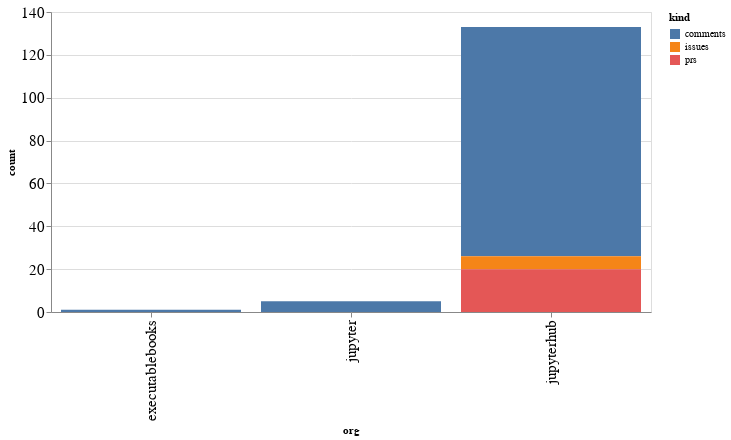

Notebook cell for this chart:
### Code cell
alt.Chart(org_summaries, width=600).mark_bar().encode(
    x='org',
    y='count',
    color='kind',
    tooltip="org"
)

### Figure 1 — Vega-Lite specification as saved in the notebook (floating-point values rounded to 4 significant figures)
{"config": {"axisLeft": {"labelFontSize": 15}, "axisBottom": {"labelFontSize": 15}}, "data": {"name": "data-195b442465f4559e49ffb0e06ee45fa4"}, "mark": "bar", "encoding": {"color": {"type": "nominal", "field": "kind"}, "tooltip": {"type": "nominal", "field": "org"}, "x": {"type": "nominal", "field": "org"}, "y": {"type": "quantitative", "field": "count"}}, "width": 600, "$schema": "https://vega.github.io/schema/vega-lite/v4.8.1.json", "datasets": {"data-195b442465f4559e49ffb0e06ee45fa4": [{"org": "executablebooks", "kind": "comments", "count": 1}, {"org": "jupyter", "kind": "comments", "count": 5}, {"org": "jupyterhub", "kind": "comments", "count": 107}, {"org": "jupyterhub", "kind": "issues", "count": 6}, {"org": "jupyterhub", "kind": "prs", "count": 20}]}}
